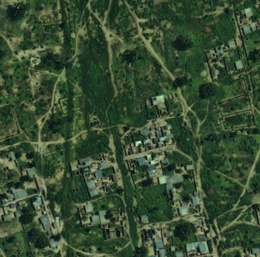
%> input picture OtherMethods/alo_enhanced_image.jpg, 260 x 257 px, shrunk from 847 x 837 before the run
$ octave --eval "result = mvo_enhance(imread('alo_enhanced_image.jpg'));"   (GNU Octave 9; MATLAB toolbox functions it lacks are replaced by stand-ins)
%> lines starting %> are read from the running program, lines starting %| are printed output that depends on the picture; long printed decimals are rounded
function [enhanced_img, bestFitness] = mvo_enhance(input_img)
    input_img = im2double(input_img);
    input_img(isinf(input_img) | isnan(input_img)) = 0;
    input_img = mat2gray(input_img);

    % Step 1: Apply CLAHE
    disp('Applying CLAHE...');
    clahe_img = input_img;
    for i = 1:size(input_img, 3)
        clahe_img(:,:,i) = adapthisteq(input_img(:,:,i), 'ClipLimit', 0.05, 'NumTiles', [16 16]);
    end
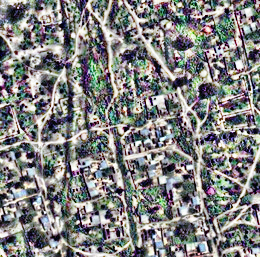
%> clahe_img: size 257x260x3 double; mean R, G, B 0.506, 0.507, 0.505

    % Step 2: Apply Bilateral Filtering
    disp('Applying Bilateral Filtering...');
    bilateral_img = input_img;
    for i = 1:size(input_img, 3)
        bilateral_img(:,:,i) = imbilatfilt(input_img(:,:,i), 0.05, 2);
    end
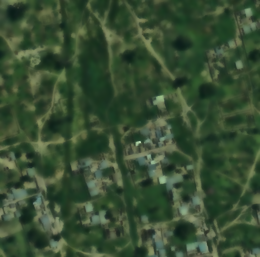
%> bilateral_img: size 257x260x3 double; mean R, G, B 0.22, 0.304, 0.2

    % Step 3: Apply Unsharp Masking
    disp('Applying Unsharp Masking...');
    unsharp_img = input_img;
    for i = 1:size(input_img, 3)
        unsharp_img(:,:,i) = imsharpen(input_img(:,:,i), 'Radius', 2.0, 'Amount', 1.5);
    end
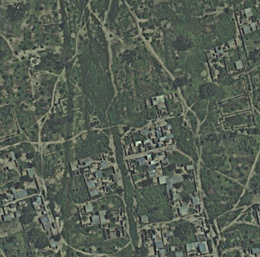
%> unsharp_img: size 257x260x3 double; mean R, G, B 0.221, 0.304, 0.2; mean of the top-left, top-right, bottom-left and bottom-right quarters 0.226, 0.229, 0.259, 0.254; drawn with min black and max white

    % Step 4: Apply Gamma Correction
    disp('Applying Gamma Correction...');
    gamma_value = 1.1;
    gamma_img = input_img;
    for i = 1:size(input_img, 3)
        gamma_img(:,:,i) = imadjust(input_img(:,:,i), [], [], gamma_value);
    end

    % MVO parameters
    populationSize = 50;
    numGenerations = 20;
    lowerBound = 0;
    upperBound = 0.8;
    WEP_Max = 1;  % Wormhole Existence Probability maximum
    WEP_Min = 0.1; % Wormhole Existence Probability minimum
    TDR = 1; % Travelling Distance Rate

    % Initialize universes (population)
    universes = lowerBound + (upperBound - lowerBound) * rand(populationSize, 4);

    % Initialize best universe and best metrics
    bestUniverse = inf(1, 4);
    bestFitness = inf;
    bestMetrics = [];  % To store the metrics of the best universe
    lastPositiveFitness = inf;  % Variable to store the last positive best fitness

    % Main MVO loop
    for generation = 1:numGenerations
        % Calculate Wormhole Existence Probability (WEP) and Travelling Distance Rate (TDR)
        WEP = WEP_Min + (generation * ((WEP_Max - WEP_Min) / numGenerations));

        % Evaluate the fitness of each universe
        [fitness, metrics] = evaluateFitness(universes, clahe_img, bilateral_img, unsharp_img, gamma_img, input_img);

        % Update the best universe
        for i = 1:populationSize
            if fitness(i) < bestFitness
                bestFitness = fitness(i);
                bestUniverse = universes(i, :);
                bestMetrics = metrics(i);  % Store the metrics for the best universe
            end
        end

        % Store the last positive best fitness
        if bestFitness > 0
            lastPositiveFitness = bestFitness;
        end

        % Early stopping condition
        if bestFitness <= -1
            % Check if `lastPositiveFitness` is different from `bestFitness`
            if lastPositiveFitness < inf
                disp(['Early stopping at generation: ', num2str(generation), ' | Best Fitness: ', num2str(lastPositiveFitness)]);
                % Use the last positive fitness instead of the current bestFitness
                bestFitness = lastPositiveFitness;
            end
            break;
        end

        % Update universes
        for i = 1:populationSize
            % White Hole Mechanism
            for j = 1:4  % For each dimension
                if rand < fitness(i) / sum(fitness)  % Probability proportionate to fitness
                    randomIndex = randi([1, populationSize]);
                    universes(i, j) = universes(randomIndex, j);
                end
            end

            % Wormhole Existence
            for j = 1:4
                if rand < WEP
                    % Apply wormhole effect
                    if rand < 0.5
                        universes(i, j) = bestUniverse(j) + TDR * ((upperBound - lowerBound) * rand + lowerBound);
                    else
                        universes(i, j) = bestUniverse(j) - TDR * ((upperBound - lowerBound) * rand + lowerBound);
                    end
                end
            end

            % Ensure universes remain within bounds
            universes(i, :) = max(min(universes(i, :), upperBound), lowerBound);
        end

        % Display progress
        disp(['Generation: ', num2str(generation), ' | Best Fitness: ', num2str(bestFitness)]);
    end
%> this loop made 20 passes
%| Generation: 1 | Best Fitness: -0.01474
%| Generation: 2 | Best Fitness: -0.01474
%| Generation: 3 | Best Fitness: -0.03143
%| Generation: 4 | Best Fitness: -0.03143
%| Generation: 5 | Best Fitness: -0.04251
%| Generation: 6 | Best Fitness: -0.04589
%| Generation: 7 | Best Fitness: -0.05035
%| Generation: 8 | Best Fitness: -0.05035
%> (further printed lines are left out)
%> after the loop, bestFitness = -0.059; bestMetrics = {V 0.0588, E_1 6.83, E_2 7.84, G_1 0.0981, G_2 0.208, PSNR 11.75}; bestUniverse = [0.8 0 0 0.205]; lastPositiveFitness = Inf; randomIndex = 49; universes = 50 rows, first 8: [0.738 0 0.362 0; 0.727 0 0 0.8; 0.359 0.413 0.786 0; 0.8 0 0.601 0.689; 0.8 0 0 0.8; 0.8 0.115 0 0.115; 0.8 0 0.257 0; 0.8 0.0715 0 0]

    % Print the best metrics
    disp('Best fitness metrics:');
    disp(['  Variance (V): ', num2str(bestMetrics.V)]);
%|   Variance (V): 0.05878
    disp(['  Entropy of original image (E_1): ', num2str(bestMetrics.E_1)]);
%|   Entropy of original image (E_1): 6.8295
    disp(['  Entropy of enhanced image (E_2): ', num2str(bestMetrics.E_2)]);
%|   Entropy of enhanced image (E_2): 7.8408
    disp(['  Mean Absolute Deviation of original image (G_1): ', num2str(bestMetrics.G_1)]);
%|   Mean Absolute Deviation of original image (G_1): 0.09807
    disp(['  Mean Absolute Deviation of enhanced image (G_2): ', num2str(bestMetrics.G_2)]);
%|   Mean Absolute Deviation of enhanced image (G_2): 0.2076
    disp(['  PSNR: ', num2str(bestMetrics.PSNR)]);
%|   PSNR: 11.7476
    disp(['  Penalty: ', num2str(bestMetrics.penalty)]);
%|   Penalty: 1

    % Print the best solution
    disp('Best solution (beta values) at best fitness:');
    disp(['  Beta_1 (CLAHE): ', num2str(bestUniverse(1))]);
%|   Beta_1 (CLAHE): 0.8
    disp(['  Beta_2 (Bilateral Filtering): ', num2str(bestUniverse(2))]);
%|   Beta_2 (Bilateral Filtering): 0
    disp(['  Beta_3 (Unsharp Masking): ', num2str(bestUniverse(3))]);
%|   Beta_3 (Unsharp Masking): 0
    disp(['  Beta_4 (Gamma Correction): ', num2str(bestUniverse(4))]);
%|   Beta_4 (Gamma Correction): 0.2051

    % Apply the optimal parameters to enhance the image
    beta_1 = bestUniverse(1);
%> beta_1 = 0.8
    beta_2 = bestUniverse(2);
%> beta_2 = 0
    beta_3 = bestUniverse(3);
%> beta_3 = 0
    beta_4 = bestUniverse(4);
%> beta_4 = 0.205
    enhanced_img = beta_1 * clahe_img + beta_2 * bilateral_img + beta_3 * unsharp_img + beta_4 * gamma_img;
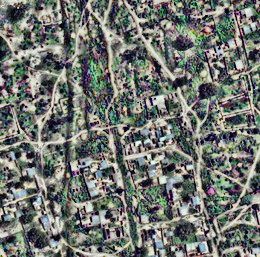
%> enhanced_img: size 257x260x3 double; mean R, G, B 0.444, 0.461, 0.44; drawn with min black and max white

    % Clamp the final enhanced image to [0, 1] range
    enhanced_img = min(max(enhanced_img, 0), 1);
end

function [fitness, metrics] = evaluateFitness(population, clahe_img, bilateral_img, unsharp_img, gamma_img, input_img)
    numSolutions = size(population, 1);  % Number of solutions
    fitness = zeros(numSolutions, 1);  % Initialize fitness
    metrics = struct('V', [], 'E_1', [], 'E_2', [], 'G_1', [], 'G_2', [], 'PSNR', [], 'penalty', []);
    M = max(input_img(:));  % Maximum pixel value across all bands

    for i = 1:numSolutions
        % Get the combination weights (beta values) from the population
        beta_1 = population(i, 1);
        beta_2 = population(i, 2);
        beta_3 = population(i, 3);
        beta_4 = population(i, 4);

        % Combine the enhanced images with the current weights
        I_T = beta_1 * clahe_img + beta_2 * bilateral_img + beta_3 * unsharp_img + beta_4 * gamma_img;

        % Calculate fitness function components (scalars)
        V = var(I_T(:));  % Variance of the enhanced image
        E_1 = entropy(input_img);  % Entropy of the original image
        E_2 = entropy(I_T);  % Entropy of the enhanced image
        G_1 = mean(abs(input_img(:) - mean(input_img(:))));  % Mean absolute deviation of the original image
        G_2 = mean(abs(I_T(:) - mean(I_T(:))));  % Mean absolute deviation of the enhanced image
        PSNR = 10 * log10(M^2 / mean((I_T(:) - input_img(:)).^2));  % Peak Signal-to-Noise Ratio (scalar)

        % Ensure that PSNR is not zero to avoid division by zero
        if PSNR == 0
            PSNR = 1e-10;
        end

        % Introduce penalty for pixels that exceed the [0, 1] range
        penalty = sum(I_T(:) > 1 | I_T(:) < 0);

        % Store metrics
        metrics(i).V = V;
        metrics(i).E_1 = E_1;
        metrics(i).E_2 = E_2;
        metrics(i).G_1 = G_1;
        metrics(i).G_2 = G_2;
        metrics(i).PSNR = PSNR;
        metrics(i).penalty = penalty;

        % Fitness function calculation
        fitness(i) = (V / M) * ((E_1 - E_2) + ((G_1 - G_2) / PSNR)) + 0.001 * penalty;
    end
end
